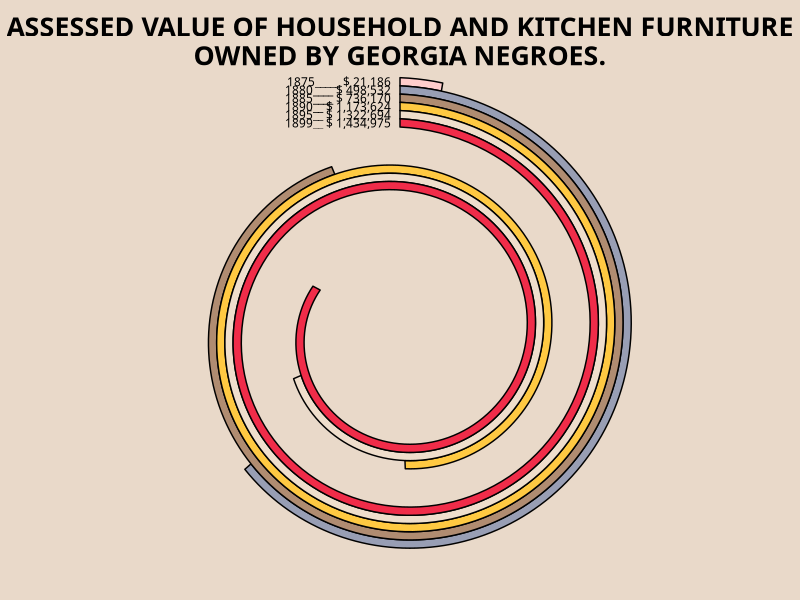
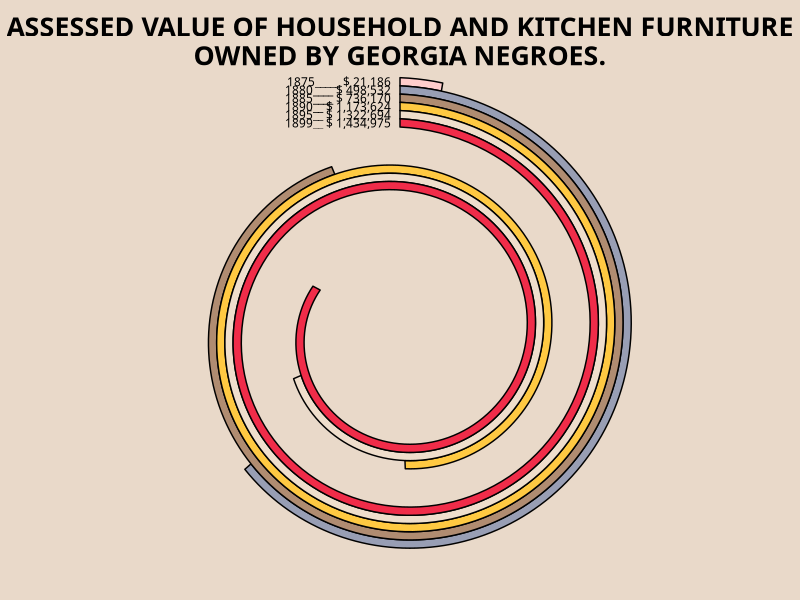

Reproduce these figures in R, in order.
# Code copied from https://github.com/coulmont/varia/blob/master/web-du-bois-spirale-code.R

# Load Libraries ----------------------------------------------------------
library(tidyverse)

# Data Wrangling ----------------------------------------------------------
df <- tribble(~cat,~nombre,~y_zero,~couleur,~label,
              "1875",21186,25,"#FFCDCB",    "1875_____ $ 21,186",
              "1880",498532,24,"#989EB4",   "1880____ $ 498,532",
              "1885",736170,23,"#b08c71",   "1885____ $ 736,170",
              "1890",1172624,22,"#FFC942",  "1890__ $ 1,173,624",
              "1895",1322694,21,"#EFDECC",  "1895__ $ 1,322,694",
              "1899",1434975,20,"#F02C49",  "1899__ $ 1,434,975")


# Graphic -----------------------------------------------------------------
# Slope
pente <- (20-6)/1434975

# 
df <- df %>% mutate(y_final = y_zero - nombre*pente)

# Polygons compositions
positions <- df %>% mutate(x_1=0, x_2=nombre, x_3=nombre, x_4=0,
                           y_1=y_zero, y_2=y_final, y_3=y_final+1, y_4=y_zero+1) %>%
  select(cat,x_1:y_4) %>%
  pivot_longer(cols=-cat,
               names_sep="_",
               names_to=c("coord","rang")) %>%
  pivot_wider(names_from = "coord", values_from=value)

# Join with initial data
positions <- positions %>% left_join(df,by="cat")

p <- ggplot(positions, aes(x = x, y = y, group=cat)) +
  geom_polygon(aes(group=cat, fill=I(couleur)),color="black")

final_plot <- p + 
  scale_y_continuous(expand=expansion(add=c(11,-5))) +
  scale_x_continuous(expand=expansion(add=c(0,-650000))) +
  coord_polar() +
  geom_text(data = . %>% filter(rang==1),
            aes(label = paste(label,"   ",sep="")),
            adj=1, nudge_y=.5, nudge_x = -0000, color="black",size=3,family="DecimaMonoPro") +
  theme_void() +
  labs(title = "ASSESSED VALUE OF HOUSEHOLD AND KITCHEN FURNITURE\nOWNED BY GEORGIA NEGROES.") + 
  theme(legend.position="none",
        text = element_text(family="I Sans Semibold"),
        plot.title = element_text(face = "bold", size = rel(1.75), hjust = .5),
        plot.margin = margin(c(.25,0,0,0), unit = "cm"))

cowplot::ggdraw(final_plot) + 
  theme(
        plot.background = element_rect(fill="#e9d9c9", color=NA)
  )

# Saving ------------------------------------------------------------------
path <- here::here("2022_w7", "tidytuesday_2022_w7")
ggsave(filename = glue::glue("{path}.png"), width = 9, height = 9, dpi = 300, device = ragg::agg_png)
